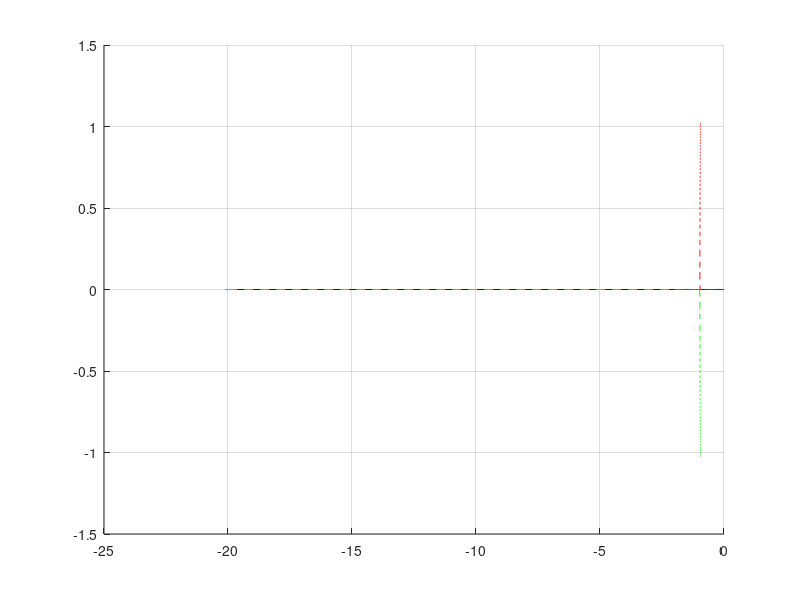

MATLAB code to generate this figure: (Note: this script raises an error after producing the figure.)
clear
clc
close all

%% variables
g = 9.81;

lambda1 = -2; % rad/s (-1/0.5s)
lambda2 = -20; % rad/s (dominate lambda1)

K2_I = (lambda1 * lambda2);
K1_I = -(lambda1 + lambda2);

%{
Lc = -K1p - K2phi + K3(Vref - V)
vdot = gphi
phidot = p
pdot = -K2_Iphi + K1_Ip + K2_Iphi(K3(Vref - V))

A_lat = [0,         g,      0; 
         0,         0,      1; 
     -K2_I*K3,   -K2_I,   -K1_I];

A_long = [0,         -g,      0;    note negative g
         0,         0,      1; 
     -K2_I*K3,   -K2_I,   -K1_I];

K3lat = -K3long

max time constant = 1.25 sec -> -0.8 rad
%}

%% Root Locus
% run K3 from 0 to 0.1 and gather eigenvalues
K3_test = linspace(0, 0.1, 1000);
eigs_lat = zeros(3, length(K3_test));

is_real = zeros(1, length(K3_test)); % used later to find most optimal k3

for i = 1:length(K3_test)
    K3 = K3_test(i);
    
    A_lat = [0,         g,      0; 
             0,         0,      1; 
         -K2_I*K3,   -K2_I,   -K1_I];
         
    % calculate eigenvalues
    eigs_lat(:, i) = eig(A_lat);
    is_real(i) = isreal(eigs_lat(:, i));
end

%% find best K3

% find range of valid k3 (time const (-0.8) to max)
valid_idx = find(is_real & max(real(eigs_lat)) <= -0.8);
K3_min = K3_test(valid_idx(1));
K3_max = K3_test(valid_idx(end));

% find poles and time const and K3(max)
opt_poles = eigs_lat(:, valid_idx(end)); % pull eigenvalues

dom_pole = max(real(opt_poles)); % dominant is largest pole

tau = -1 / dom_pole; % time constant

K3_lat_opt = K3_max; % pull k3 value with index
K3_long_opt = -K3_max; % long calc

%% Locus plot
%{
good poles are the tiny horizontal line between the max time constant(0.8)
and when the pole locuses split 0.96-98. This translates to a K3 range of
0.0470 to 0.0484 with curr vals. Optimal is the max at 0.0484
%}

figure()
hold on
grid on

% plot root locus
plot(real(eigs_lat(1,:)), imag(eigs_lat(1,:)), 'b', 'DisplayName', 'Pole 1 Locus');
plot(real(eigs_lat(2,:)), imag(eigs_lat(2,:)), 'r--', 'DisplayName', 'Pole 2 Locus');
plot(real(eigs_lat(3,:)), imag(eigs_lat(3,:)), 'g--', 'DisplayName', 'Pole 3 Locus');
% plot max time constant
xline(-0.8, 'k','LineWidth',1.5, 'DisplayName','Max Time Constant');


title('Root Locus Varying K3');
xlabel('Real Axis (rad/s)');
ylabel('Imaginary Axis (rad/s)');
legend('Location', 'best');
hold off;
